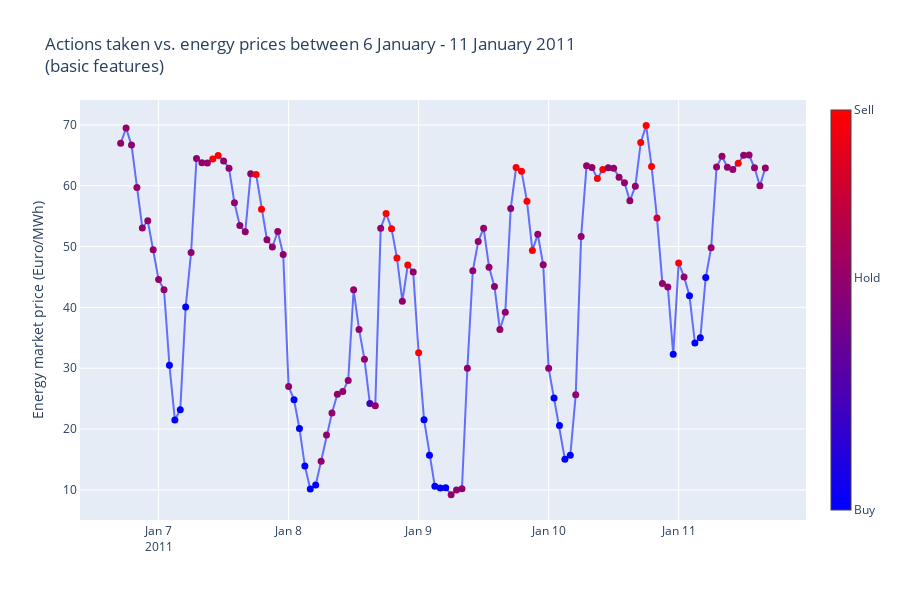

Here is the notebook cell this chart was saved with:
### Markdown cell above
### Action energy prices plot

### Code cell
fig = buy_sell_hodl_plot_final(cum_rew_small, False)
# WARNING! It will overwrite the previous plot (on different data)
fig.write_image("./plots/final/ddqn_small_actions_on_prices_plot.png", scale=5)
fig.show()
